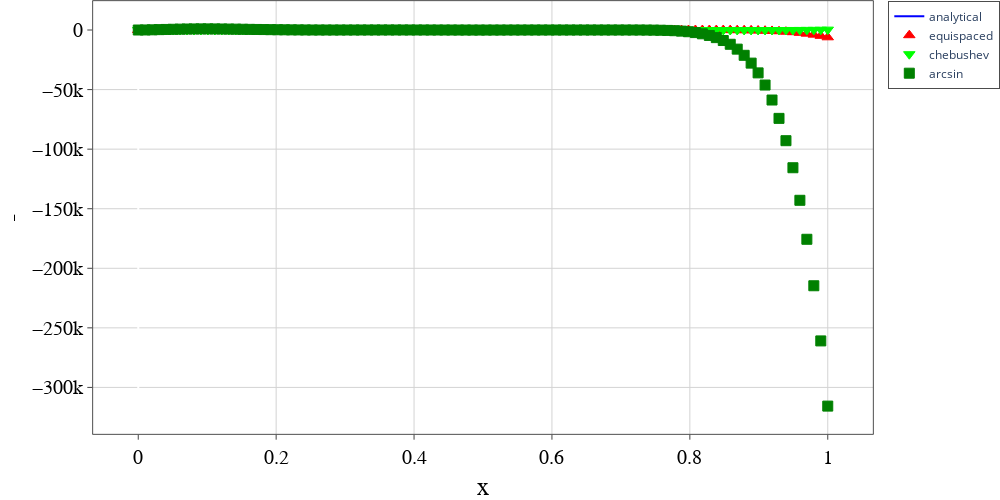

The code cell stored with this chart in its notebook:
### Markdown cell above
# Hermite

### Code cell
list_x, list_y = [], []
M =100
x = np.linspace(0, 1, M)
list_x.append(x)
list_x.append(x)
list_x.append(x)
list_x.append(x)

dfi_eq = df(xi_eq)
dfi_cheb = df(xi_cheb)
dfi_arc = df(xi_arc)

list_y.append(f(x))

herm = HermitePoly(xi_eq, fi_eq, dfi_eq)
list_y.append(herm.interpolate(x))

herm = HermitePoly(xi_cheb, fi_cheb, dfi_eq)
list_y.append(herm.interpolate(x))

herm = HermitePoly(xi_arc, fi_arc, dfi_eq)
list_y.append(herm.interpolate(x))

fn = "fun_herm.pdf"
plot_graph(list_x, list_y, names=['analytical', 'equispaced', 'chebushev', 'arcsin'], xtitle='x', ytitle='-', \
            image_name=fn, mode=['lines','markers','markers','markers'],\
#             xrange=[0,4], yrange=[0,0.45],\
#             dash=['solid', 'solid', 'solid', 'dash', 'dash', 'dash', 'dash', 'dash'],\
            colors=['blue', 'red', 'hsv(120,100,100)', 'green', 'indigo', 'aqua', 'goldenrod', 'black', 'pink'],\
            marker_size=10,\
            marker_style = ['circle', 'triangle-up', 'triangle-down','square', 'diamond', 'cross',  'x-thin', 'cross-thin', 'circle', 'triangle-up', 'triangle-down' ],\
            width=1000, height=500, path="./")
